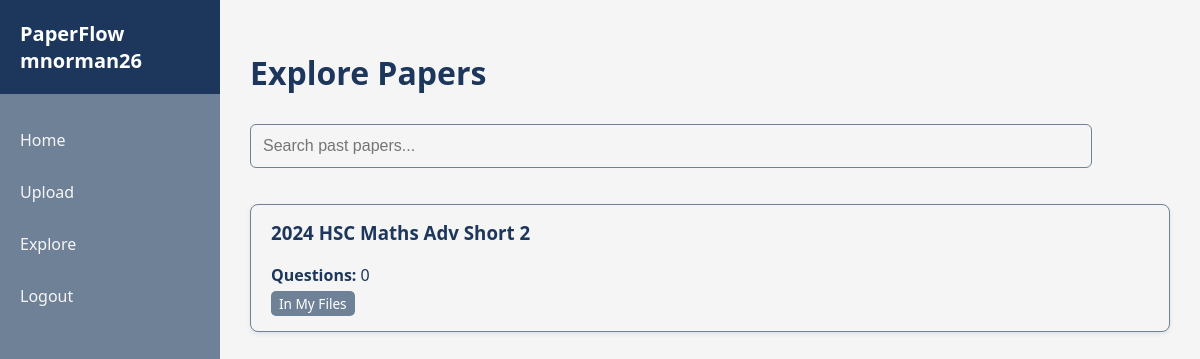
Page /explore (signed in) on the committed database.
### models.py (models this page shows)
class User(UserMixin, db.Model):
    id = db.Column(db.Integer, primary_key=True)
    username = db.Column(db.String(150), unique=True, nullable=False)
    password_hash = db.Column(db.String(200), nullable=False)
    papers = db.relationship('UserPaper', backref='user', lazy=True)

class PastPaper(db.Model):
    id = db.Column(db.Integer, primary_key=True)
    filename = db.Column(db.String(200), nullable=False)
    questions = db.relationship(
        'Question',
        backref='paper',
        lazy=True,
        cascade="all, delete-orphan"
    )
    uploaded_at = db.Column(db.DateTime, default=db.func.now())
    owner_id = db.Column(db.Integer, db.ForeignKey('user.id'), nullable=False)

### app.py (the view)
@app.route('/explore')
@login_required
def explore():
    q = request.args.get('q', '').strip()
    sort = request.args.get('sort', 'new')
    query = PastPaper.query
    if q:
        query = query.filter(PastPaper.filename.contains(q))
    if sort == 'old':
        query = query.order_by(PastPaper.uploaded_at.asc())
    elif sort == 'name':
        query = query.order_by(PastPaper.filename.asc())
    else:  # default: newest
        query = query.order_by(PastPaper.uploaded_at.desc())
    papers = query.all()
    user_papers = {
        up.paper_id for up in UserPaper.query.filter_by(user_id=current_user.id).all()
    }
    return render_template('explore.html', papers=papers, q=q, sort=sort, user_papers=user_papers)

### app.py (called while the page is built)
@login_manager.user_loader
def load_user(user_id):
    user = User.query.filter_by(id=int(user_id)).first()
    return user

@app.context_processor
def inject_user():
    return dict(user=current_user)

def format_filename(filename):
    name = str(filename).split('_', 1)[-1]
    name = os.path.splitext(name)[0]
    name = re.sub(r'[-_]+', ' ', name)
    words = name.split()
    formatted = []
    for w in words:
        if w.upper() in ["HSC", "IB", "PDF"]:
            formatted.append(w.upper())
        else:
            formatted.append(w.capitalize())
    return " ".join(formatted)

@app.context_processor
def utility_processor():
    return dict(format_filename=format_filename)

### templates/explore.html (shortened to what this page needs)
{% extends "base.html" %}
{% block content %}
<h1>Explore Papers</h1>
<input
    type="text"
    id="searchInput"
    placeholder="Search past papers..."
    class="search-input"
/>
<div id="results">
    {% if papers %}
        <div class="papers-list">
            {% for paper in papers %}
            <div class="paper-card-wrapper">
                <a href="{{ url_for('view_paper', paper_id=paper.id) }}" class="paper-card-link">
                    <div class="paper-card">
                        <div class="paper-info">
                            <h3>{{ format_filename(paper.filename) }}</h3>
                            <p><strong>Questions:</strong> {{ paper.questions|length }}</p>
                        </div>
                        {% if paper.id in user_papers %}
                            <span class="tag owned">In My Files</span>
                        {% else %}
                            <form class="delete-form" action="{{ url_for('add_to_my_files', paper_id=paper.id) }}" method="POST">
                                <button type="submit" class="card-btn delete-btn">Add</button>
                            </form>
                        {% endif %}
                    </div>
                </a>
            </div>
            {% endfor %}
        </div>
    {% else %}
        <p>No past papers found.</p>
    {% endif %}
{% endblock %}

### templates/base.html (shortened to what this page needs)
<!DOCTYPE html>
<html lang="en">
<head>
    <link rel="stylesheet" href="{{ url_for('static', filename='css/style.css') }}">
</head>
<body>
    <nav class="sidebar">
    <div class="brand">
        PaperFlow
        {% if current_user.is_authenticated %}
            <span class="user-tag">{{ current_user.username }}</span>
        {% endif %}
    </div>
        <div class="nav-links">
            {% if current_user.is_authenticated %}
                <a href="{{ url_for('index') }}">Home</a>
                <a href="{{ url_for('upload') }}">Upload</a>
                <a href="{{ url_for('explore') }}">Explore</a>
                <a href="{{ url_for('logout') }}">Logout</a>
            {% else %}
                <a href="{{ url_for('login') }}">Login</a>
                <a href="{{ url_for('register') }}">Register</a>
            {% endif %}
        </div>
    </nav>
    <div class="main-content">
        {% block content %}{% endblock %}
    </div>
</body>
</html>

### static/css/style.css (style rules this page uses)
html, body { height: 100%; margin: 0; font-family: 'Segoe UI', Tahoma, Geneva, Verdana, sans-serif; background-color: #f5f5f5; color: #1c375b; }
.sidebar { position: fixed; top: 0; left: 0; width: 220px; height: 100vh; display: flex; flex-direction: column; background-color: #6f8197; }
.sidebar .brand { padding: 20px; font-size: 20px; font-weight: bold; background-color: #1c375b; color: white; }
.sidebar .nav-links { flex-grow: 1; display: flex; flex-direction: column; padding-top: 20px; }
.sidebar .nav-links a { padding: 15px 20px; text-decoration: none; color: #f5f5f5; font-weight: 500; }
.main-content { margin-left: 220px; padding: 30px; }
.paper-card-wrapper { margin-bottom: 15px; position: relative; }
.paper-card-link { display: block; text-decoration: none; }
.paper-card { background-color: #f5f5f5; padding: 15px 20px; border-radius: 8px; border: 1px solid #6f8197; box-shadow: 0 2px 4px rgba(28,55,91,0.1); position: relative; transition: transform 0.1s, box-shadow 0.2s; }
.paper-card h3 { margin-top: 0; color: #1c375b; }
.paper-card p { margin: 5px 0; }
.tag { display: inline-block; background-color: #6f8197; color: #fff; padding: 3px 8px; border-radius: 5px; font-size: 0.85em; margin-right: 5px; }
input[type="text"], input[type="password"], textarea { width: 90%; padding: 12px; margin: 8px 0 16px 0; border: 1px solid #6f8197; border-radius: 6px; font-size: 1em; resize: vertical; background-color: #f5f5f5; color: #1c375b; padding-right: 0px; }
a { text-decoration: none; color: inherit; }
.search-input { flex: 1; padding: 12px 14px; border: 1px solid #ddd; border-radius: 10px; font-size: 14px; outline: none; transition: 0.2s; }
#results { margin-top: 20px; }

### rows in the picture
User: username "mnorman26"
PastPaper: filename "2024 HSC Maths Adv Short 2", questions|length "0", shows "In My Files"
